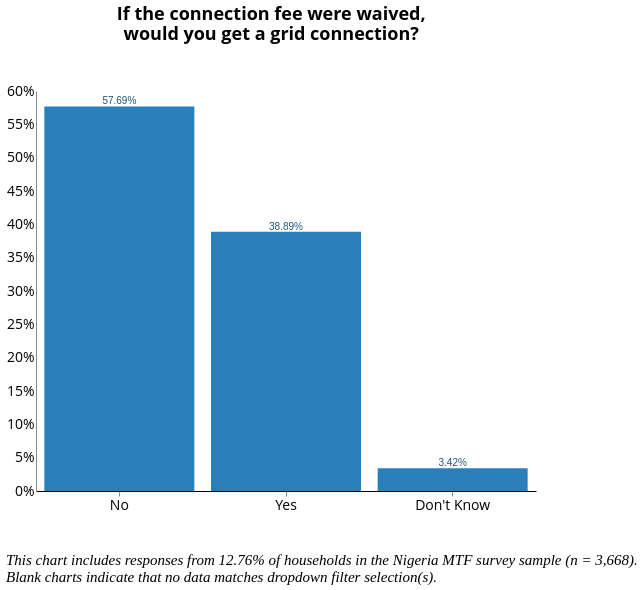

The Vega-Lite source for this figure:
### Vega-Lite specification from a JSON file in a GitHub repository (floating-point values rounded to 4 significant figures; data arrays with more than 128 entries replaced by an {"elided": "..."} marker saying what was removed)
{"width": 800, "height": 400, "config": {"title": {"fontSize": 18, "font": "Open Sans", "anchor": "center", "fontColor": "#000000"}, "axisX": {"domain": true, "domainColor": "#000000", "grid": false, "labelFont": "Open Sans", "labelFontSize": 14, "titleFont": "Open Sans", "titleFontSize": 13, "titleFontWeight": "normal", "title": "X Axis Title (units)", "labelAngle": 0}, "axisY": {"domain": true, "grid": false, "gridColor": "#DEDDDD", "gridWidth": 1, "labelFont": "Open Sans", "labelFontSize": 14, "labelAngle": 0, "ticks": false, "titleFont": "Open Sans", "titleFontSize": 14, "titleFontWeight": "normal", "titlePadding": 10, "title": "Y Axis Title (units)"}, "range": {"category": ["#2980B9", "#003366", "#FFAE19", "#FF4500", "#438B28", "#45B39D", "#99ADC1", "#212F3C"]}, "legend": {"labelFont": "Open Sans", "labelFontSize": 14, "symbolType": "square", "symbolSize": 100, "titleFont": "Open Sans", "titleFontSize": 14, "titleFontWeight": "normal", "title": "Legend", "orient": "right", "offset": 0}, "tooltip": {"font": "Open Sans"}, "font": {"font": "Open Sans"}, "view": {"stroke": "transparent", "text": {"font": "Open Sans", "color": ["#2980B9", "#003366", "#FFAE19", "#FF4500", "#438B28", "#45B39D", "#99ADC1", "#212F3C"], "fontSize": 14, "align": "right", "fontWeight": 400, "size": 14}, "bar": {"size": 40, "binSpacing": 1, "continuousBandSize": 30, "discreteBandSize": 30, "fill": ["#2980B9", "#003366", "#FFAE19", "#FF4500", "#438B28", "#45B39D", "#99ADC1", "#212F3C"], "stroke": false}}}, "concat": [{"layer": [{"mark": {"type": "bar", "color": "#2980b9"}, "encoding": {"tooltip": {"field": "d_7", "type": "nominal"}, "x": {"axis": {"title": " "}, "field": "d_7", "sort": {"field": "d_7", "op": "count", "order": "descending"}, "type": "nominal"}, "y": {"aggregate": "sum", "axis": {"format": "%", "title": ""}, "field": "pct", "type": "quantitative"}}, "height": 400, "selection": {"selector021": {"type": "single", "fields": ["i19a"], "bind": {"input": "select", "options": [null, "Wood purchased", "Wood collected", "Crop Residue/Plant Biomass", "Kerosene", "Charcoal", "LPG/cooking gas", "Electric", "Charcoal Briquettes", "Garbage", "Piped Natural Gas", "Coal Briquette", "Biomass Briquette", "Other, specify", "Coal/lignite"], "labels": ["All Responses", "Wood purchased", "Wood collected", "Crop Residue/Plant Biomass", "Kerosene", "Charcoal", "LPG/cooking gas", "Electric", "Charcoal Briquettes", "Garbage", "Piped Natural Gas", "Coal Briquette", "Biomass Briquette", "Other", "Coal/lignite"], "name": "Primary Source of Cooking Fuel  "}}, "selector020": {"type": "single", "fields": ["primary_stove"], "bind": {"input": "select", "options": [null, "3-Stone/Open Fire Stove", "Koresone Stove", "Missing Data", "Manufactured Stove Traditional", "LPG/Natural Gas Stove", "Electric Stove"], "labels": ["All Responses", "3-Stone/Open Fire Stove", "Kerosene Stove", "Primary Stove Not Listed", "Manufactured Stove Traditional", "LPG/Natural Gas Stove", "Electric Stove"], "name": "Primary Stove  "}}, "selector019": {"type": "single", "fields": ["locality"], "bind": {"input": "select", "options": [null, 0, 1], "labels": ["National", "Urban", "Rural"], "name": "Locality Breakdown  "}}}, "title": {"text": ["If the connection fee were waived,", "would you get a grid connection?"], "color": "black", "subtitleColor": "black", "offset": 40}, "transform": [{"joinaggregate": [{"op": "count", "field": "*", "as": "total"}]}, {"calculate": "1 / datum.total", "as": "pct"}], "width": 500}, {"mark": {"type": "text", "align": "center", "baseline": "bottom", "color": "#1b557a"}, "encoding": {"text": {"aggregate": "sum", "field": "pct", "format": ".2%", "type": "quantitative"}, "tooltip": {"field": "d_7", "type": "nominal"}, "x": {"axis": {"title": " "}, "field": "d_7", "sort": {"field": "d_7", "op": "count", "order": "descending"}, "type": "nominal"}, "y": {"aggregate": "sum", "axis": {"format": "%", "title": ""}, "field": "pct", "type": "quantitative"}}, "height": 400, "title": {"text": ["If the connection fee were waived,", "would you get a grid connection?"], "color": "black", "subtitleColor": "black", "offset": 40}, "transform": [{"joinaggregate": [{"op": "count", "field": "*", "as": "total"}]}, {"calculate": "1 / datum.total", "as": "pct"}], "width": 500}], "transform": [{"filter": {"selection": "selector021"}}, {"filter": {"selection": "selector020"}}, {"filter": {"selection": "selector019"}}]}], "data": {"name": "data-972944816bd37393443c76c586d2f7a5"}, "title": {"text": ["", "", "This chart includes responses from 12.76% of households in the Nigeria MTF survey sample (n = 3,668).", "Blank charts indicate that no data matches dropdown filter selection(s)."], "anchor": "start", "baseline": "bottom", "font": "Times New Roman", "fontSize": 15, "fontStyle": "italic", "fontWeight": "normal", "orient": "bottom"}, "$schema": "https://vega.github.io/schema/vega-lite/v4.17.0.json", "datasets": {"data-972944816bd37393443c76c586d2f7a5": {"elided": "468 records"}}}
